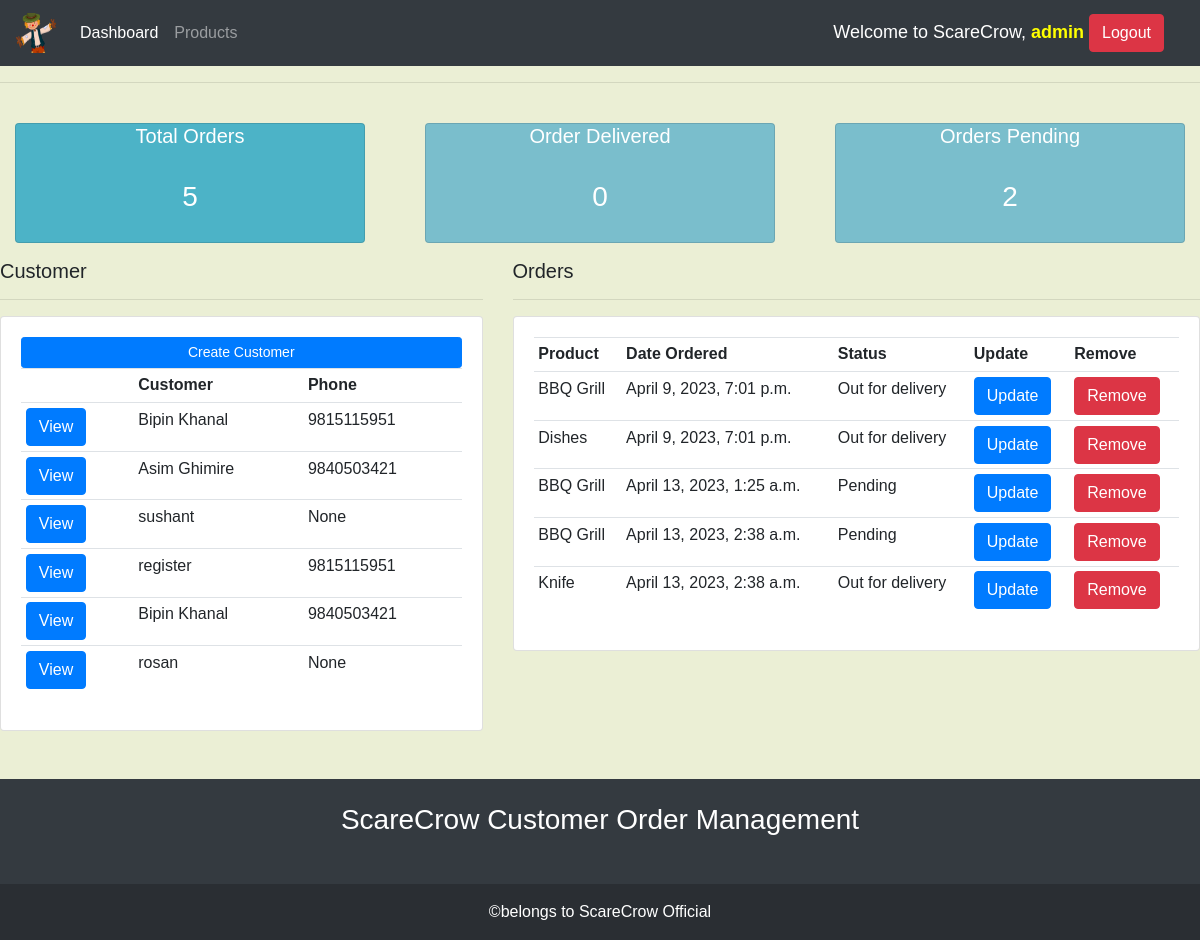
The app's page / (signed in) with its own data.
### accounts/models.py (models this page shows, shortened)
class Customer(models.Model):
    user=models.OneToOneField(User,null=True,blank=True,on_delete=models.CASCADE)
    name=models.CharField(max_length=200,null=True)
    phone=models.CharField(max_length=200,null=True)
    email=models.CharField(max_length=200,null=True)
    profile_pic = models.ImageField( default="logo.png",null=True, blank=True)
    date_created=models.DateTimeField(auto_now_add=True)

class Order(models.Model):
   STATUS=(
      ('Pending','Pending'),
       ('Out for delivery','Out for delivery'),
      ('Delivered','Delivered'),
   )
   customer=models.ForeignKey(Customer,null=True,on_delete=models.SET_NULL)
   product=models.ForeignKey(Product,null=True,on_delete=models.SET_NULL)
   date_created=models.DateTimeField(auto_now_add=True)
   status=models.CharField(max_length=200,null=True,choices=STATUS)
   note=models.CharField(max_length=1000,null=True)

class Product(models.Model):
    CATEGORY=(
        ('Indoor','Indoor'),
        ('Out Door','Out Door'),
    )
    name=models.CharField(max_length=200,null=True)
    price=models.FloatField(null=True)
    category=models.CharField(max_length=200,null=True,choices=CATEGORY)
    description=models.CharField(max_length=200,null=True,blank=True)
    date_created=models.DateTimeField(auto_now_add=True)
    tags=models.ManyToManyField(Tag)
    def __str__(self):
        return self.name

### accounts/decorators.py (the view)
    def wrapper_function(request, *args, **kwargs):
        group = None
        if request.user.groups.exists():
            group = request.user.groups.all()[0].name
        if group == 'customer':
            return redirect('user-page')
        if group == 'admin':
            return view_func(request, *args, **kwargs)

### accounts/views.py (called while the page is built)
@login_required(login_url='login')
@admin_only
def home(request):
    orders=Order.objects.all()
    customers=Customer.objects.all()
    total_customers=customers.count()
    total_orders=orders.count()
    delivered=orders.filter(status='Delivered').count()
    pending=orders.filter(status='Pending').count()
    context={'orders':orders,'customers':customers,'total_orders':total_orders,'delivered':delivered,'pending':pending}
    return render(request, 'accounts/dashboard.html',context)

### accounts/templates/accounts/dashboard.html (shortened to what this page needs)
{% extends 'accounts/main.html' %}
{% block content %} {% include 'accounts/status.html' %}
<div class="row">
  <div class="col-md-5">
    <h5>Customer</h5>
    <hr />
    <div class="card">
      <div class="card-body">
        <a class="btn btn-primary btn-sm btn-block" href="">Create Customer</a>
        <table class="table table-sm">
          <tr>
            <th></th>
            <th>Customer</th>
            <th>Phone</th>
          </tr>
          <tr>
            {% for customer in customers %}
            <td>
              <a
                class="btn btn-primary"
                btn-sm
                btn-block
                href="{% url 'customer' customer.id %}"
                >View</a
              >
            </td>
            <td>{{ customer.name }}</td>
            <td>{{ customer.phone }}</td>
          </tr>
          {% endfor %}
        </table>
      </div>
    </div>
  </div>
  <div class="col-md-7">
    <h5>Orders</h5>
    <hr />
    <div class="card">
      <div class="card-body">
        <table class="table table-sm">
          <tr>
            <th>Product</th>
            <th>Date Ordered</th>
            <th>Status</th>
            <th>Update</th>
            <th>Remove</th>
          </tr>
          <tr>
            {% for order in orders %}
            <td>{{ order.product }}</td>
            <td>{{ order.date_created }}</td>
            <td>{{ order.status }}</td>
            <td>
              <a
                class="btn btn-primary"
                btn-sm
                btn-block
                href="{% url 'update_order' order.id %}"
                >Update</a
              >
            </td>
            <td>
              <a
                class="btn btn-danger"
                btn-sm
                btn-block
                href="{% url 'delete_order' order.id %}"
                >Remove</a
              >
            </td>
          </tr>
          {% endfor %}
        </table>
      </div>
    </div>
  </div>
</div>
{% endblock content %}

### accounts/templates/accounts/main.html (shortened to what this page needs)
{% load static %}
<!DOCTYPE html>
<html lang="en">
  <head>
    <link
      rel="stylesheet"
      href="https://cdn.jsdelivr.net/npm/bootstrap@4.0.0/dist/css/bootstrap.min.css"
    />
    <link rel="stylesheet" href="{%static 'css/main.css'%}" />
    <link rel="stylesheet" href="{%static 'css/delete.css'%}" />
  </head>
  <body>
    <nav class="navbar navbar-expand-lg navbar-dark bg-dark">
      <a class="navbar-brand" href="{% url 'home' %}">
        <img
          src="{%static 'images/logo3.png'%}"
          alt="e-commerce"
          style="height: 40px; width: 40px"
      /></a>
      <div class="collapse navbar-collapse" id="navbarNav">
        <ul class="navbar-nav">
          {% if request.user.is_staff%}
          <li class="nav-item active">
            <a class="nav-link" href="{% url 'home' %}">Dashboard</a>
          </li>
          <li class="nav-item">
            <a class="nav-link" href="{% url 'products'%}">Products</a>
          </li>
           {% endif %}
        </ul>
      </div>
      <span  style="font-size:18px;color:#fff;margin-right:20px;">
       Welcome to ScareCrow, <b style="color:yellow;">{{user.username}}</b>
      <span>
        <a href="{% url 'logout' %}" class="btn btn-danger">Logout</a>
      </span>
    </nav>
    <hr />
    {% block content %}{% endblock content %}
    <br />
    <br />
    <footer class="bg-dark text-center text-white">
      <div class="container p-4 pb-0">
        <section class="mb-4">
          <h3>ScareCrow Customer Order Management</h3>
        </section>
      </div>
      <div class="text-center p-3" style="background-color: rgba(0, 0, 0, 0.2)">
        ©belongs to
        <a class="text-white" href="https://mdbootstrap.com/"
          >ScareCrow Official</a
        >
      </div>
    </footer>
  </body>
</html>

### accounts/templates/accounts/status.html (shortened to what this page needs)
<br />
<div class="row">
  <div class="col">
    <div class="col-md">
      <div class="card text-center text-white mb-3" id="total-orders">
        <div class="class-header">
          <h5 class="card-title">Total Orders</h5>
        </div>
        <div class="card-body">
          <h3 class="class-title">
             {{ total_orders }}
          </h3>
        </div>
      </div>
    </div>
  </div>
  <div class="col">
    <div class="col-md">
      <div class="card text-center text-white mb-3" id="orders-delivered">
        <div class="class-header">
          <h5 class="card-title">Order Delivered</h5>
        </div>
        <div class="card-body">
          <h3 class="class-title">
             {{ delivered }}
          </h3>
        </div>
      </div>
    </div>
  </div>
  <div class="col">
    <div class="col-md">
      <div class="card text-center text-white mb-3" id="orders-delivered">
        <div class="class-header">
          <h5 class="card-title">Orders Pending</h5>
        </div>
        <div class="card-body">
          <h3 class="class-title">{{ pending }}</h3>
        </div>
      </div>
    </div>
  </div>
</div>

### static/css/main.css (style rules this page uses)
body { background-color: #ebefd5; }
#total-orders { background-color: #4cb3c7; }
#orders-delivered { background-color: #7abecc; }

### static/css/delete.css (style rules this page uses)
body { font-family: Arial, Helvetica, sans-serif; }
* { box-sizing: border-box; }
.container { padding: 16px; text-align: center; }

### records on screen
Customer: name "Bipin Khanal", phone "9815115951"
Customer: name "Asim Ghimire", phone "9840503421"
Customer: name "sushant", phone "None"
Customer: name "register", phone "9815115951"
Customer: name "Bipin Khanal", phone "9840503421"
Customer: name "rosan", phone "None"
Order: product "BBQ Grill", date_created "April 9, 2023, 7:01 p.m.", status "Out for delivery"
Order: product "Dishes", date_created "April 9, 2023, 7:01 p.m.", status "Out for delivery"
Order: product "BBQ Grill", date_created "April 13, 2023, 1:25 a.m.", status "Pending"
Order: product "BBQ Grill", date_created "April 13, 2023, 2:38 a.m.", status "Pending"
Order: product "Knife", date_created "April 13, 2023, 2:38 a.m.", status "Out for delivery"

### other values on screen
{{ user.username }} "admin"
{{ total_orders }} "5"
{{ delivered }} "0"
{{ pending }} "2"
